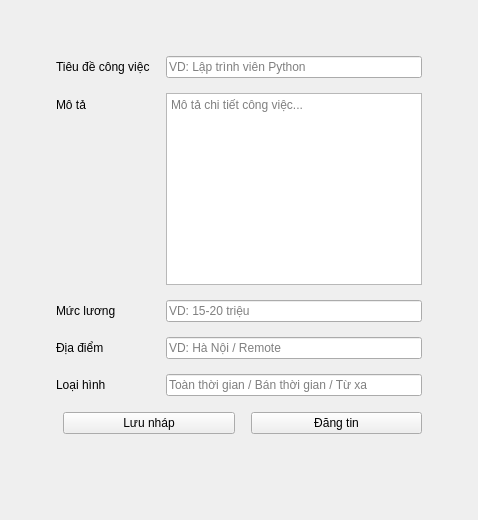
         <widget class="QWidget" name="pagePost">
          <layout class="QVBoxLayout" name="postLayout">
           <property name="spacing">
            <number>24</number>
           </property>
           <property name="leftMargin">
            <number>32</number>
           </property>
           <property name="topMargin">
            <number>32</number>
           </property>
           <property name="rightMargin">
            <number>32</number>
           </property>
           <property name="bottomMargin">
            <number>32</number>
           </property>
           <item>
            <widget class="QFrame" name="formCard">
             <property name="class" stdset="0">
              <string>cardFrame</string>
             </property>
             <layout class="QVBoxLayout" name="formContainer">
              <property name="spacing">
               <number>16</number>
              </property>
              <property name="leftMargin">
               <number>24</number>
              </property>
              <property name="topMargin">
               <number>24</number>
              </property>
              <property name="rightMargin">
               <number>24</number>
              </property>
              <property name="bottomMargin">
               <number>24</number>
              </property>
              <item>
               <layout class="QFormLayout" name="formJob">
                <property name="verticalSpacing">
                 <number>15</number>
                </property>
                <item row="0" column="0">
                 <widget class="QLabel" name="label_1">
                  <property name="text">
                   <string>Tiêu đề công việc</string>
                  </property>
                 </widget>
                </item>
                <item row="0" column="1">
                 <widget class="QLineEdit" name="lineJobTitle">
                  <property name="placeholderText">
                   <string>VD: Lập trình viên Python</string>
                  </property>
                 </widget>
                </item>
                <item row="1" column="0">
                 <widget class="QLabel" name="label_2">
                  <property name="text">
                   <string>Mô tả</string>
                  </property>
                 </widget>
                </item>
                <item row="1" column="1">
                 <widget class="QPlainTextEdit" name="plainJobDesc">
                  <property name="placeholderText">
                   <string>Mô tả chi tiết công việc...</string>
                  </property>
                 </widget>
                </item>
                <item row="2" column="0">
                 <widget class="QLabel" name="label_3">
                  <property name="text">
                   <string>Mức lương</string>
                  </property>
                 </widget>
                </item>
                <item row="2" column="1">
                 <widget class="QLineEdit" name="lineSalary">
                  <property name="placeholderText">
                   <string>VD: 15-20 triệu</string>
                  </property>
                 </widget>
                </item>
                <item row="3" column="0">
                 <widget class="QLabel" name="label_4">
                  <property name="text">
                   <string>Địa điểm</string>
                  </property>
                 </widget>
                </item>
                <item row="3" column="1">
                 <widget class="QLineEdit" name="lineLocation">
                  <property name="placeholderText">
                   <string>VD: Hà Nội / Remote</string>
                  </property>
                 </widget>
                </item>
                <item row="4" column="0">
                 <widget class="QLabel" name="label_5">
                  <property name="text">
                   <string>Loại hình</string>
                  </property>
                 </widget>
                </item>
                <item row="4" column="1">
                 <widget class="QLineEdit" name="lineJobType">
                  <property name="placeholderText">
                   <string>Toàn thời gian / Bán thời gian / Từ xa</string>
                  </property>
                 </widget>
                </item>
               </layout>
              </item>
              <item>
               <layout class="QHBoxLayout" name="buttonRow">
                <item>
                 <spacer name="spacer">
                  <property name="orientation">
                   <enum>Qt::Horizontal</enum>
                  </property>
                 </spacer>
                </item>
                <item>
                 <widget class="QPushButton" name="btnSaveDraft">
                  <property name="text">
                   <string>Lưu nháp</string>
                  </property>
                 </widget>
                </item>
                <item>
                 <widget class="QPushButton" name="btnSubmitJob">
                  <property name="text">
                   <string>Đăng tin</string>
                  </property>
                 </widget>
                </item>
               </layout>
              </item>
              <item>
               <widget class="QLabel" name="labelHrStatus">
                <property name="styleSheet">
                 <string notr="true">color: #64748B; font-style: italic;</string>
                </property>
               </widget>
              </item>
             </layout>
            </widget>
           </item>
          </layout>
         </widget>
